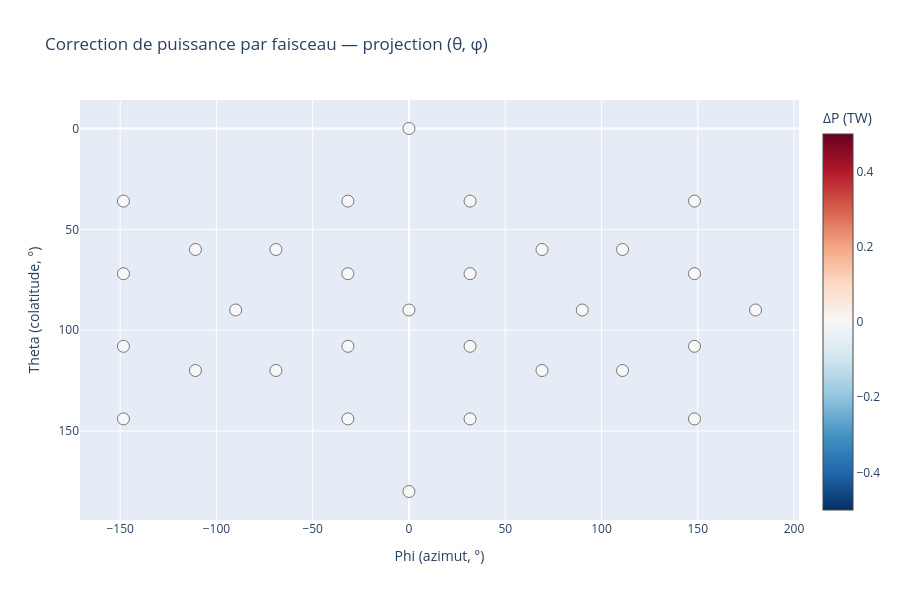

The notebook cell saved with this chart:
### Code cell
max_abs_delta = np.max(np.abs(delta_P0))

fig2 = go.Figure(data=go.Scatter(
    x=np.degrees(phi1),
    y=np.degrees(theta1),
    mode='markers',
    marker=dict(
        size=12,
        color=delta_P0,
        colorscale='RdBu_r',
        cmin=-max_abs_delta,
        cmax=max_abs_delta,
        colorbar=dict(title="ΔP (TW)"),
        line=dict(color='black', width=0.5)
    ),
    text=[f"Faisceau {i}<br>ΔP0 = {delta_P0[i]:.4f} TW <br>P0_avant={P0_1[i]:.6g}<br>P0_après={P0_2[i]:.6g}"
          for i in range(NBEAMS)],
    hoverinfo='text'
))
fig2.update_layout(
    title="Correction de puissance par faisceau — projection (θ, φ)",
    xaxis_title="Phi (azimut, °)",
    yaxis_title="Theta (colatitude, °)",
    yaxis=dict(autorange='reversed'),
    width=900,
    height=600
)
fig2.show()

### Figure 1 — Plotly figure (JSON) as saved in the notebook; plotly's stock layout.template omitted (floating-point values rounded to 4 significant figures)
{"data": [{"hoverinfo": "text", "marker": {"cmax": 0, "cmin": 0, "color": [0.0, 0.0, 0.0, 0.0, 0.0, 0.0, 0.0, 0.0, 0.0, 0.0, 0.0, 0.0, 0.0, 0.0, 0.0, 0.0, 0.0, 0.0, 0.0, 0.0, 0.0, 0.0, 0.0, 0.0, 0.0, 0.0, 0.0, 0.0, 0.0, 0.0], "colorbar": {"title": {"text": "ΔP (TW)"}}, "colorscale": [[0, "rgb(5,48,97)"], [0.1, "rgb(33,102,172)"], [0.2, "rgb(67,147,195)"], [0.3, "rgb(146,197,222)"], [0.4, "rgb(209,229,240)"], [0.5, "rgb(247,247,247)"], [0.6, "rgb(253,219,199)"], [0.7, "rgb(244,165,130)"], [0.8, "rgb(214,96,77)"], [0.9, "rgb(178,24,43)"], [1, "rgb(103,0,31)"]], "line": {"color": "black", "width": 0.5}, "size": 12}, "mode": "markers", "text": ["Faisceau 0<br>ΔP0 = 0.0000 TW <br>P0_avant=0.84375<br>P0_après=0.84375", "Faisceau 1<br>ΔP0 = 0.0000 TW <br>P0_avant=1<br>P0_après=1", "Faisceau 2<br>ΔP0 = 0.0000 TW <br>P0_avant=1<br>P0_après=1", "Faisceau 3<br>ΔP0 = 0.0000 TW <br>P0_avant=1<br>P0_après=1", "Faisceau 4<br>ΔP0 = 0.0000 TW <br>P0_avant=1<br>P0_après=1", "Faisceau 5<br>ΔP0 = 0.0000 TW <br>P0_avant=1<br>P0_après=1", "Faisceau 6<br>ΔP0 = 0.0000 TW <br>P0_avant=1<br>P0_après=1", "Faisceau 7<br>ΔP0 = 0.0000 TW <br>P0_avant=1<br>P0_après=1", "Faisceau 8<br>ΔP0 = 0.0000 TW <br>P0_avant=1<br>P0_après=1", "Faisceau 9<br>ΔP0 = 0.0000 TW <br>P0_avant=1<br>P0_après=1", "Faisceau 10<br>ΔP0 = 0.0000 TW <br>P0_avant=1<br>P0_après=1", "Faisceau 11<br>ΔP0 = 0.0000 TW <br>P0_avant=1<br>P0_après=1", "Faisceau 12<br>ΔP0 = 0.0000 TW <br>P0_avant=1<br>P0_après=1", "Faisceau 13<br>ΔP0 = 0.0000 TW <br>P0_avant=1<br>P0_après=1", "Faisceau 14<br>ΔP0 = 0.0000 TW <br>P0_avant=1<br>P0_après=1", "Faisceau 15<br>ΔP0 = 0.0000 TW <br>P0_avant=1<br>P0_après=1", "Faisceau 16<br>ΔP0 = 0.0000 TW <br>P0_avant=1<br>P0_après=1", "Faisceau 17<br>ΔP0 = 0.0000 TW <br>P0_avant=1<br>P0_après=1", "Faisceau 18<br>ΔP0 = 0.0000 TW <br>P0_avant=1<br>P0_après=1", "Faisceau 19<br>ΔP0 = 0.0000 TW <br>P0_avant=1<br>P0_après=1", "Faisceau 20<br>ΔP0 = 0.0000 TW <br>P0_avant=1<br>P0_après=1", "Faisceau 21<br>ΔP0 = 0.0000 TW <br>P0_avant=1<br>P0_après=1", "Faisceau 22<br>ΔP0 = 0.0000 TW <br>P0_avant=1<br>P0_après=1", "Faisceau 23<br>ΔP0 = 0.0000 TW <br>P0_avant=1<br>P0_après=1", "Faisceau 24<br>ΔP0 = 0.0000 TW <br>P0_avant=1<br>P0_après=1", "Faisceau 25<br>ΔP0 = 0.0000 TW <br>P0_avant=1<br>P0_après=1", "Faisceau 26<br>ΔP0 = 0.0000 TW <br>P0_avant=1<br>P0_après=1", "Faisceau 27<br>ΔP0 = 0.0000 TW <br>P0_avant=1<br>P0_après=1", "Faisceau 28<br>ΔP0 = 0.0000 TW <br>P0_avant=1<br>P0_après=1", "Faisceau 29<br>ΔP0 = 0.0000 TW <br>P0_avant=1<br>P0_après=1"], "type": "scatter", "x": [0.0, -31.72, 31.72, 31.72, 69.09, 90.0, 110.9, 148.3, 148.3, -148.3, -69.09, -31.72, -31.72, 0.0, 31.72, 31.72, 69.09, 110.9, 148.3, 148.3, 180.0, -148.3, -148.3, -110.9, -90.0, -69.09, -110.9, -148.3, 0.0, -31.72], "y": [0.0, 36.0, 36.0, 72.0, 60.0, 90.0, 60.0, 72.0, 36.0, 36.0, 60.0, 72.0, 108.0, 90.0, 108.0, 144.0, 120.0, 120.0, 144.0, 108.0, 90.0, 108.0, 72.0, 60.0, 90.0, 120.0, 120.0, 144.0, 180.0, 144.0]}], "layout": {"height": 600, "title": {"text": "Correction de puissance par faisceau — projection (θ, φ)"}, "width": 900, "xaxis": {"title": {"text": "Phi (azimut, °)"}}, "yaxis": {"autorange": "reversed", "title": {"text": "Theta (colatitude, °)"}}}}
